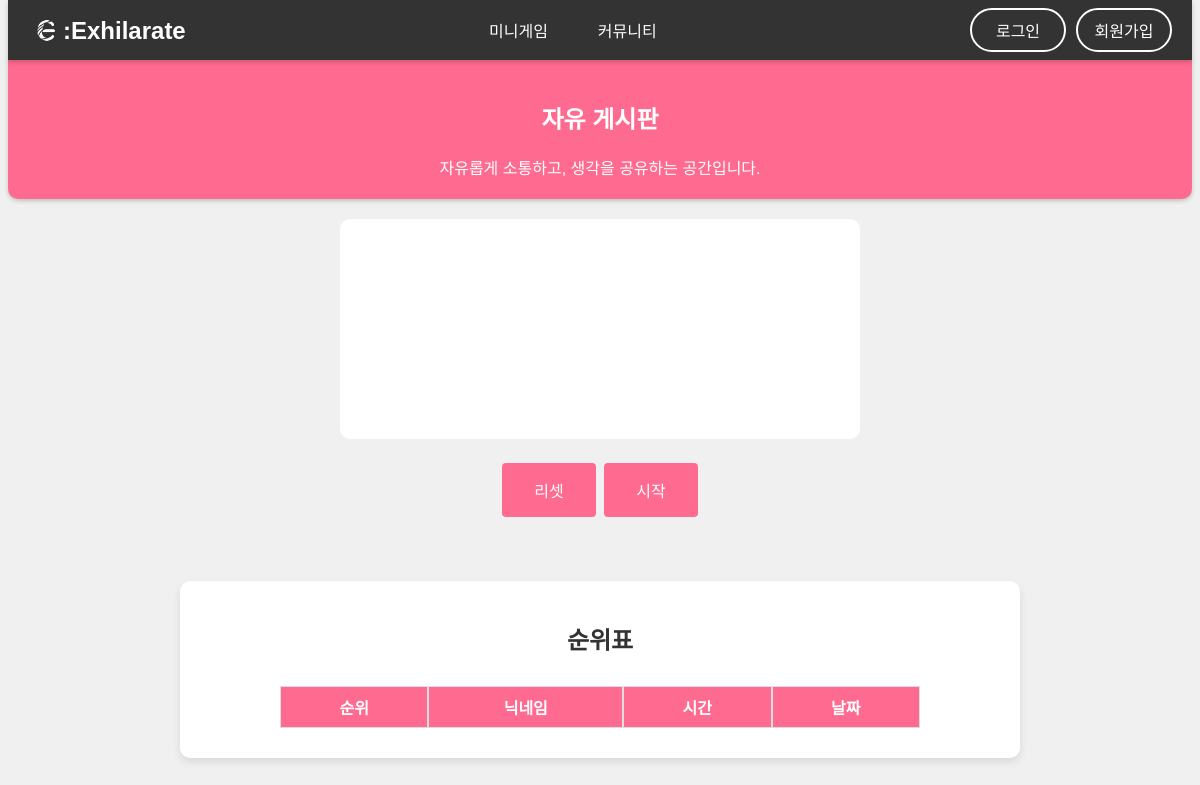
Page /find on the earlier database version.
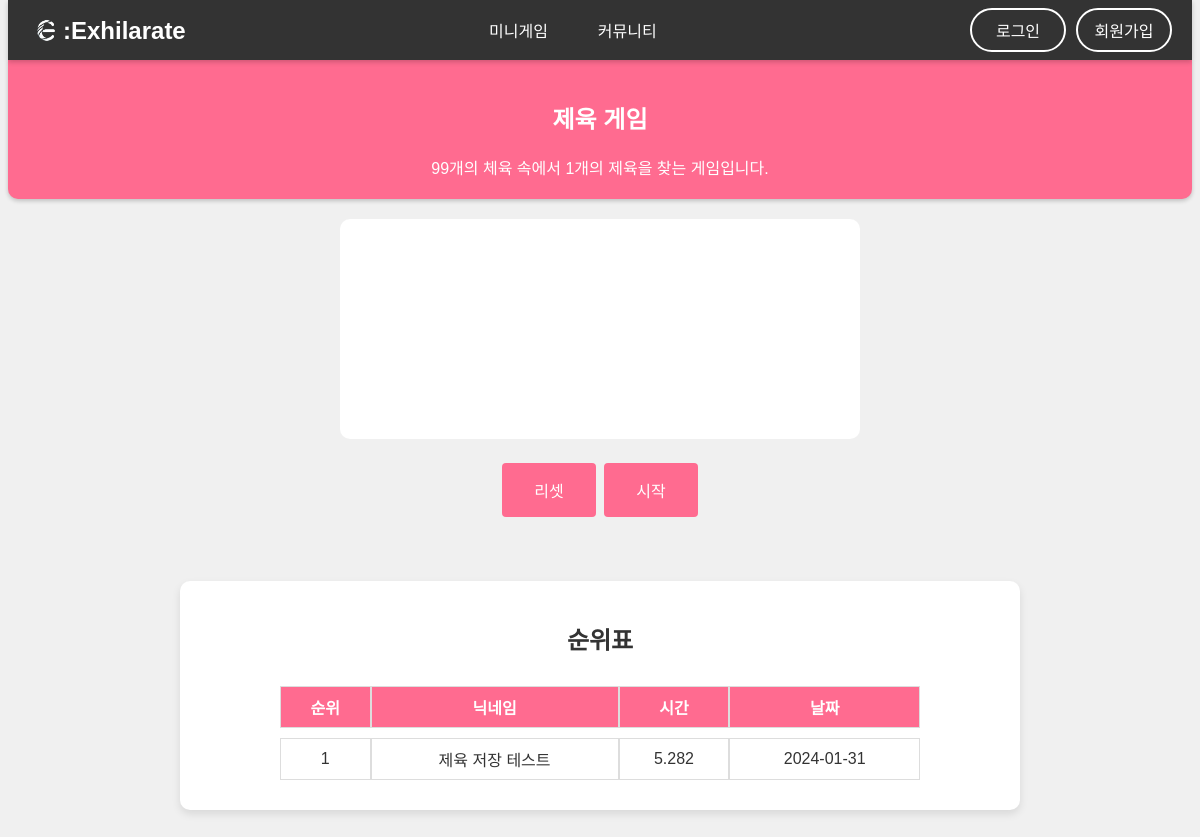
Same page on the later database version.
### tables this page shows
CREATE TABLE menu_info (
            id INTEGER PRIMARY KEY AUTOINCREMENT,
            menu TEXT NOT NULL,
            image TEXT NOT NULL,
            name TEXT NOT NULL,
            url TEXT NOT NULL,
            description TEXT NOT NULL
        );

CREATE TABLE game_records (
            id INTEGER PRIMARY KEY AUTOINCREMENT,
            ip TEXT NOT NULL,
            gametype INTEGER NOT NULL,
            nickname TEXT NOT NULL,
            time REAL NOT NULL,
            date TEXT NOT NULL,
            FOREIGN KEY (gametype) REFERENCES menu_info(id)
        );

### app.py (the view)
@app.route('/find')
def find():
    db = get_db()
    cur = db.cursor()
    cur.execute("SELECT id, name, description FROM menu_info WHERE id = 8")
    menu_info = cur.fetchone()
    cur.execute("SELECT nickname, time, date FROM game_records WHERE gametype = 8 ORDER BY time ASC")
    records = cur.fetchall()
    ranked_records = [(index + 1, record['nickname'], record['time'], record['date']) for index, record in enumerate(records)]
    return render_template('find.html', records=ranked_records, game_id=menu_info['id'], game_name=menu_info['name'], game_description=menu_info['description'])

### app.py (called while the page is built)
def get_db():
    if 'db' not in g:
        g.db = sqlite3.connect(DATABASE_FILE)
        g.db.row_factory = sqlite3.Row
    return g.db

@app.context_processor
def inject_menus():
    db = get_db()
    all_menus = db.execute("SELECT id, name, url, menu, description FROM menu_info ORDER BY id ASC").fetchall()
    games = [item for item in all_menus if item['menu'] == 'game']
    communities = [item for item in all_menus if item['menu'] == 'community']
    return {'games': games, 'communities': communities}

### templates/find.html (shortened to what this page needs)
{% extends 'base.html' %}
{% block content %}
    <link rel="stylesheet" type="text/css" href="{{ url_for('static', filename='css/find.css') }}">
    <div id="game-board" class="game-board"></div>
    <button id="reset-button">리셋</button>
    <button id="start-button">시작</button>
{% endblock %}

### templates/base.html (shortened to what this page needs)
<!DOCTYPE html>
<html>
<head>
    <link rel="stylesheet" type="text/css" href="{{ url_for('static', filename='css/base.css') }}">
</head>
{% set excluded_paths = ['/roulette', '/games'] %}
<body>
    <nav>
        <div class="logo">
            <a href="/">
                <img src="{{ url_for('static', filename='images/logo.png') }}" alt="로고">
                <span>:Exhilarate</span>
            </a>
        </div>
        <ul class="main-menu">
            <li class="dropdown">
                <a href="games">미니게임</a>
            </li>
            <li class="dropdown">
                <a href="#">커뮤니티</a>
            </li>
        </ul>
        <div class="auth-buttons">
            <a href="#" class="login-btn">로그인</a>
            <a href="#" class="register-btn">회원가입</a>
        </div>
    </nav>
    <div id="header">
        <h2>{{ game_name }}</h2>
        <span>{{ game_description }}</span>
    </div>
    {% block content %}{% endblock %}
    {% if request.path not in excluded_paths %}
    <div class="rank">
        <h2>순위표</h2>
        <table>
            <tr>
                <th>순위</th>
                <th>닉네임</th>
                <th>시간</th>
                <th>날짜</th>
            </tr>
            {% for record in records %}
            <tr>
                <td>{{ record[0] }}</td>
                <td>{{ record[1] }}</td>
                <td>{{ record[2] }}</td>
                <td>{{ record[3] }}</td>
            </tr>
            {% endfor %}
        </table>
    </div>
    {% endif %}
</body>
</html>

### static/css/base.css (style rules this page uses)
body { font-family: 'Noto Sans KR', sans-serif; background-color: #f0f0f0; color: #333; text-align: center; margin-top: 60px; }
#header { color: white; font-family: 'omyu_pretty', sans-serif; padding: 20px; box-shadow: 0 2px 4px rgba(0, 0, 0, 0.2); border-bottom-left-radius: 10px; border-bottom-right-radius: 10px; }
.logo { display: flex; align-items: center; }
.logo a { display: flex; align-items: center; text-decoration: none; }
.logo img { max-height: 35px; }
.logo span { font-size: 24px; line-height: 35px; color: white; font-weight: bold; font-family: 'DAEAM_LEE_TAE_JOON', sans-serif; }
button { border: none; color: white; padding: 15px 32px; text-align: center; text-decoration: none; display: inline-block; font-size: 16px; margin: 4px 2px; cursor: pointer; border-radius: 4px; transition: background-color 0.3s; }
nav { position: fixed; top: 0; left: 0; right: 0; display: flex; justify-content: space-between; align-items: center; padding: 0 20px; background-color: #333333; box-shadow: 0 2px 5px rgba(0, 0, 0, 0.2); z-index: 1000; height: 60px; margin: 0 8px; }
nav ul { list-style: none; padding: 0; margin: 0; display: flex; justify-content: center; }
nav ul li { margin: 0 10px; }
nav ul li a { text-decoration: none; color: #FFFFFF; padding: 10px 15px; }
.dropdown { position: relative; display: inline-block; }
.auth-buttons { display: flex; align-items: center; }
.auth-buttons a { margin-left: 10px; padding: 8px 16px; text-decoration: none; color: #FFFFFF; background-color: transparent; border: 2px solid #FFFFFF; border-radius: 25px; transition: all 0.3s ease; position: relative; overflow: hidden; min-width: 60px; }
.auth-buttons a::before { content: ''; position: absolute; top: 50%; left: 50%; width: 300%; height: 300%; background-color: #FFFFFF; transition: all 0.5s ease; display: block; transform: translate(-50%, -50%) scale(0); border-radius: 50%; opacity: 0.6; z-index: 0; }
.rank { background-color: #fff; border-radius: 10px; box-shadow: 0 4px 8px rgba(0, 0, 0, 0.1); padding: 20px; margin-top: 20px; max-width: 800px; margin: 40px auto; }
table { width: 80%; margin: auto; border-collapse: separate; border-spacing: 0 10px; }
th { color: white; }
th, td { border: 1px solid #ddd; padding: 8px; text-align: center; }

### static/css/find.css (style rules this page uses)
#header, th, button { background-color: #ff6b90; }
.game-board { display: flex; justify-content: center; align-items: center; height: 200px; padding: 10px; margin: auto; margin-top: 20px; margin-bottom: 20px; background-color: #fff; border-radius: 10px; max-width: 500px; }

Differences in the rows shown:
changed menu_info: name "자유 게시판" → "제육 게임"; description "자유롭게 소통하고, 생각을 공유하는 공간입니다." → "99개의 체육 속에서 1개의 제육을 찾는 게임입니다."
added game_records: id "1", nickname "제육 저장 테스트", time "5.282", date "2024-01-31"
